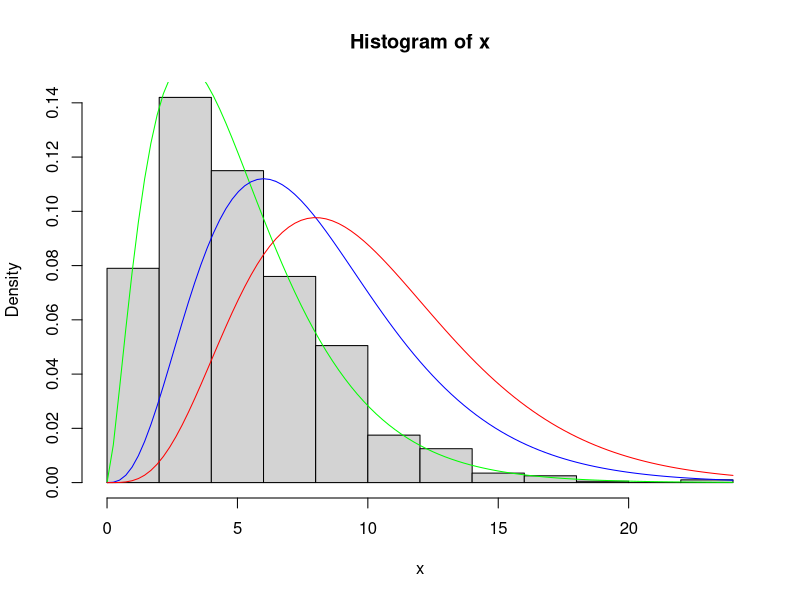
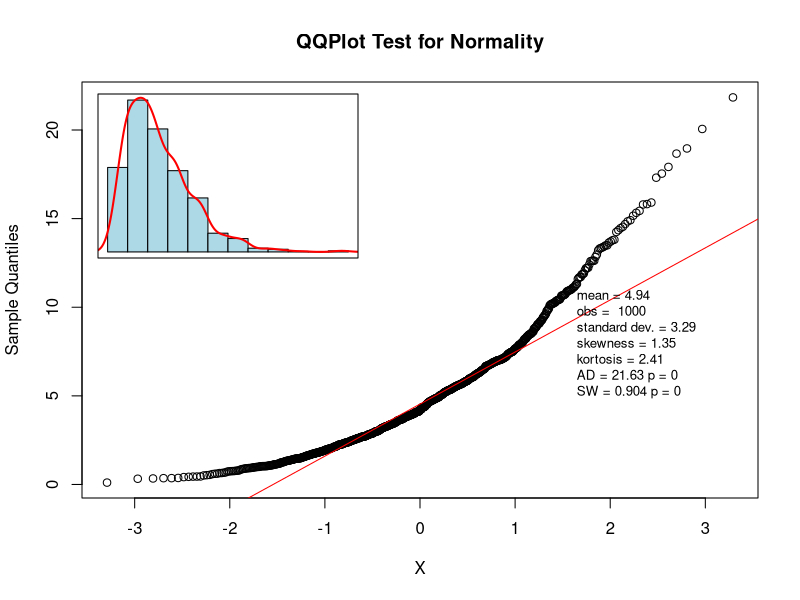

Reproduce these figures in R, in order. (Note: this script raises an error after producing the figures.)
## ---- chunk 1

#Talk a little bit about where chi- comes frome
x <- rchisq(1000, 5)
hist(x, prob=TRUE)
curve( dchisq(x, df=5), col='green', add=TRUE)
curve( dchisq(x, df=8), col='blue', add=TRUE)
curve( dchisq(x, df=10), col='red', add=TRUE )


## ---- chunk 2
#R has a quantile-quantil plot (QQ) . Plots data against a standard normal distibution  X = N(0,1) with mean 0 and sd 1. There is also a qqline which adds a line to the normal QQ plot. This line makes it easier to evaluate a clear deviationfrom normality. the licster all the points lie to the line the closer the distirbution of the samples comes from a noraml distirbution. 


x1 <- rchisq(1000, 5)   #Generate chi-sqaure distribution
x2 <- rnorm(250,10,1)   #Generate normal distribution with 250 points, mean 10, sd 1

qqnorm(x1, main='QQPlot Test for Normality',xlab="X")   #Plots the data against a normal distribution
qqline(x1,col="red" )   #Line where the it should lie

#Normal test
sw=stats::shapiro.test(x1)      #Shapiro-Wilks test
ks=stats::ks.test(x1,"pnorm",mean(x1),sqrt(var(x1))) # Kolmogorov-Smirnov test
ad=nortest::ad.test(x1) # Anderson-Darling test


# skewness and kurtosis, they should be around (0,3) for normal.


text(1.5,7, cex=.8, pos=4, paste(" mean =", round(mean(x1), digits=2),
															 "\n obs = ", length(x1) ,
															 "\n standard dev. =", round(sd(x1,na.rm=TRUE),digits=2),
															 "\n skewness =", round(e1071::skewness(x1), digits=2),
															 "\n kortosis =",round(e1071::kurtosis(x1),digits=2),
															 "\n AD =",round(ad$statistic,digits=2),
															 "p =", round(ad$p.value,digits=2),
															 "\n SW =",round(sw$statistic,digits=3),
															 "p =", round(sw$p.value,digits=3)))

op <- par(fig=c(.02,.5,.4,.98), new=TRUE)
#A numerical vector of the form c(x1, x2, y1, y2) which gives the (NDC) coordinates of the figure region in the display region of the device. If you set this, unlike S, you start a new plot, so to add to an existing plot use new = TRUE as well.		 

#Create the chart and put it in the original figure inside the box
hist(x, probability=T,col="light blue", xlab="", ylab="", main="", axes=F)
lines(density(x), col="red", lwd=2)
box()
par(op)
## ---- chunk 3
data<-read.csv(file="Data\\orienteer.csv",header=T)
#nice ggplot 
library(ggplot2)
c <-ggplot(data, aes(Time, Distance),label=Subject)
c+geom_point()+geom_text(aes(label=Subject),hjust=0, vjust=0)+geom_smooth(method="lm", size=0.5, se=T)
## ---- chunk 4
fit <- lm(Distance ~ Time,data=data)
summary(fit) # show results
anova(fit)
opar <- par(mfrow = c(2,2), oma = c(0, 0, 1.1, 0))
plot(fit, las = 1)
par(opar)

#From these plots, we can identify observations 7, 10, 8 as possibly problematic to our model. We can look at these observations to see which states they represent.

data[c(7,8,11), 1:2]

y=data$Distance
yhat=predict(fit,data=data)
yhat=fit$fitted.values
resids<-fit$residuals
rstand <- rstandard(fit)
leverage=hatvalues(fit)
d1 <- cooks.distance(fit)
d1.f.test<-pf(d1,df1=1,df2=nrow(data)-1)
datapredict <- cbind(data$Time,y,yhat,resids,rstand,leverage,d1,d1.f.test)
datapredict
datapredict[order(-abs(d1.f.test)),]
## ---- chunk 5
#Aside on general probability functions in R, based on normal distribution
dnorm(0.5,0,1,log=F) #Two tailed density  NEED TO DOUBLE CHECK THIS WHAT IT IS
pnorm(0.5)  #area to the left of the curve
qnorm(0.691425) #area to value
rnorm(3) #generate random numbers or random deviates. 
#Convention followed for all distributions.
## ---- chunk 6
summary(cars)
## ---- chunk 7
plot(cars)
